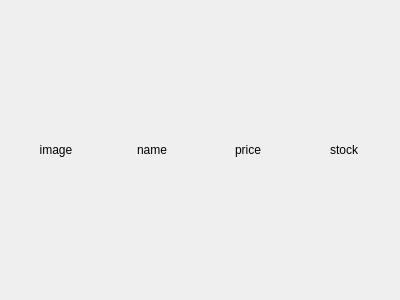
<?xml version="1.0" encoding="UTF-8"?>
<ui version="4.0">
 <class>ProductItemWidget</class>
 <widget class="QWidget" name="ProductItemWidget">
  <property name="geometry">
   <rect>
    <x>0</x>
    <y>0</y>
    <width>400</width>
    <height>300</height>
   </rect>
  </property>
  <property name="windowTitle">
   <string>Form</string>
  </property>
  <layout class="QGridLayout" name="gridLayout">
   <item row="0" column="1">
    <widget class="QLabel" name="nameLabel">
     <property name="text">
      <string>name</string>
     </property>
     <property name="alignment">
      <set>Qt::AlignmentFlag::AlignCenter</set>
     </property>
    </widget>
   </item>
   <item row="0" column="3">
    <widget class="QLabel" name="stockLabel">
     <property name="text">
      <string>stock</string>
     </property>
     <property name="alignment">
      <set>Qt::AlignmentFlag::AlignCenter</set>
     </property>
    </widget>
   </item>
   <item row="0" column="2">
    <widget class="QLabel" name="priceLabel">
     <property name="text">
      <string>price</string>
     </property>
     <property name="alignment">
      <set>Qt::AlignmentFlag::AlignCenter</set>
     </property>
    </widget>
   </item>
   <item row="0" column="0">
    <widget class="QLabel" name="imageLabel">
     <property name="text">
      <string>image</string>
     </property>
     <property name="alignment">
      <set>Qt::AlignmentFlag::AlignCenter</set>
     </property>
    </widget>
   </item>
  </layout>
 </widget>
 <resources/>
 <connections/>
</ui>
